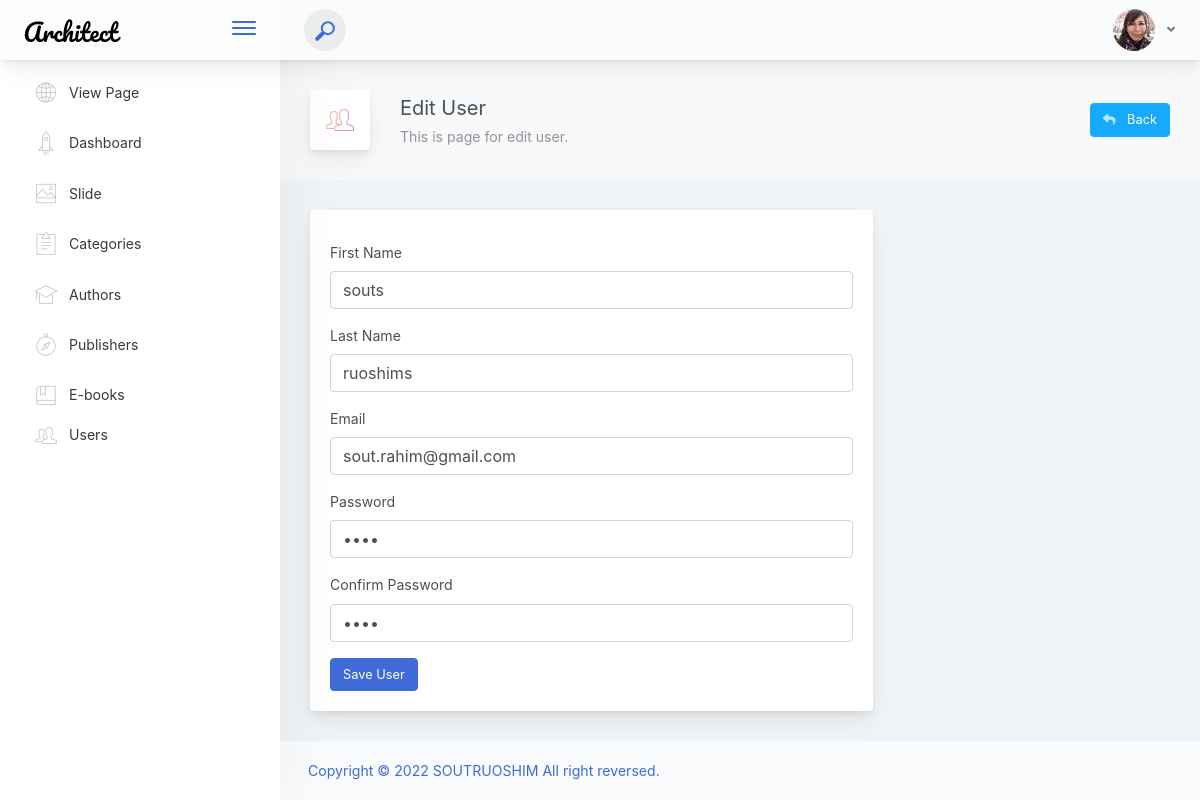
/admin/user/edit_user.php?id=1, run on an earlier commit of the app's database.
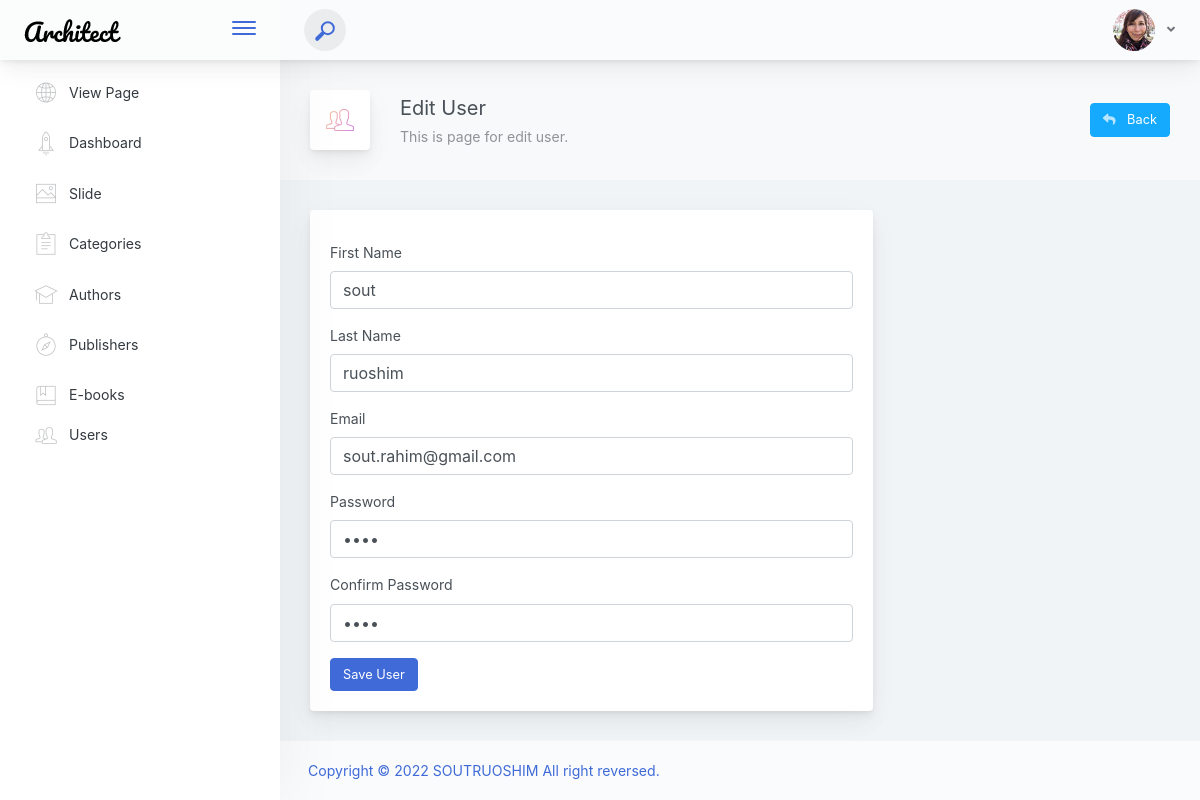
And on a later commit of the database.
### tables this page shows
CREATE TABLE IF NOT EXISTS `users` (
  `id` bigint(20) UNSIGNED NOT NULL AUTO_INCREMENT,
  `firstname` varchar(191) DEFAULT NULL,
  `lastname` varchar(191) DEFAULT NULL,
  `email` varchar(191) NOT NULL,
  `password` varchar(191) NOT NULL,
  `created_at` timestamp NULL DEFAULT CURRENT_TIMESTAMP,
  `updated_at` timestamp NULL DEFAULT NULL,
  PRIMARY KEY (`id`),
  UNIQUE KEY `users_email_unique` (`email`)
);

### config/Database.php (called while the page is built, shortened)
<?php
    class database{
        private $servername = SERVER_NAME;
        private $username = USER_NAME;
        private $password= DB_PASSWORD;
        private $dbname= DB_NAME;
        private $mysqli='';
        public function __construct(){
            $this->mysqli = new mysqli($this->servername,$this->username,$this->password,$this->dbname);
        }
        public function select($table,$rows="*",$where = null){
            if ($where != null) {
                $sql="SELECT $rows FROM $table WHERE $where";
            }else{
                $sql="SELECT $rows FROM $table";
            }
            $this->sql = $result = $this->mysqli->query($sql);
        }
    }
?>

### admin/user/edit_user.php (the view, shortened to what this page needs)
<?php
   include("../inc/header.php");
   include(__DIR__ . "/../../config/database.php");
   if(isset($_GET['id'])){
       $id = $_GET['id'];
       $b = new database();
       $b->select("users","*","id='$id'");
       $result = $b->sql;
       $row = mysqli_fetch_assoc($result);
   }
?>
<div class="app-page-title">
    <div class="page-title-wrapper">
        <div class="page-title-heading">
            <div class="page-title-icon">
                <i class="pe-7s-users icon-gradient bg-mean-fruit">
                </i>
            </div>
            <div>Edit User
                <div class="page-title-subheading">This is page for edit user.
                </div>
            </div>
        </div>
        <div class="page-title-actions">
            <div class="d-inline-block dropdown">
                <a type="button" class="btn-shadow btn btn-info" href="../user/user.php" >
                    <span class="btn-icon-wrapper pr-2 opacity-7">
                        <i class="fa fa-reply fa-w-20"></i>
                    </span>
                    Back
                </a>
            </div>
        </div>
    </div>
</div>
<div class="row">
    <div class="col-md-8">
        <div class="main-card mb-3 card">
        <div class="card-body"><h5 class="card-title"></h5>
            <form method="POST" action="queries/update_user.php">
                <div class="position-relative form-group">
                    <label class="">First Name</label>
                    <input name="firstname" id="firstname" value="<?php if(isset($row)) { echo $row['firstname']; } ?>" placeholder="" type="text" class="form-control">
                </div>
                <div class="position-relative form-group">
                    <label class="">Last Name</label>
                    <input name="lastname" id="lastname" value="<?php if(isset($row)) { echo $row['lastname']; } ?>" placeholder="" type="text" class="form-control">
                </div>
                <div class="position-relative form-group">
                    <label class="">Email</label>
                    <input name="email" id="email" value="<?php if(isset($row)) { echo $row['email']; } ?>" placeholder="" type="text" class="form-control">
                </div>
                <div class="position-relative form-group">
                    <label class="">Password</label>
                    <input name="password" id="password" value="<?php if(isset($row)) { echo $row['password']; } ?>" placeholder="" type="password" class="form-control">
                </div>
                <div class="position-relative form-group">
                    <label class="">Confirm Password</label>
                    <input name="c_password" id="c_password" value="<?php if(isset($row)) { echo $row['password']; } ?>" placeholder="" type="password" class="form-control">
                </div>
                <input type="submit" class="btn btn-primary" name="submit" value="Save User">
            </form>
        </div>
        </div>
    </div>
</div>
<?php
   include("../inc/footer.php");
?>

What changed in the data, as far as the page shows it:
changed users "sout.rahim@gmail.com": firstname "souts" → "sout"; lastname "ruoshims" → "ruoshim"
